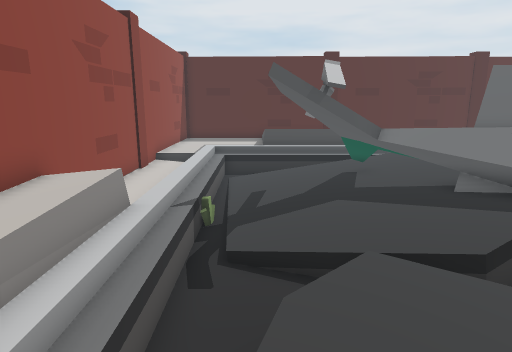
[1] (above)

15 first-person views from a walk through a Unity game level. The camera is 1.3 m above the floor, tilts 12° down and sees 75° across. The floor is counted in squares, 0.5 m on a side. Each view is taken from the middle of a square. On the plan, view 1 faces up. The plan holds only what a view shows up to about 20 squares ahead; the rest is blank. The place goes on beyond the plan. The player is left out.

[2]
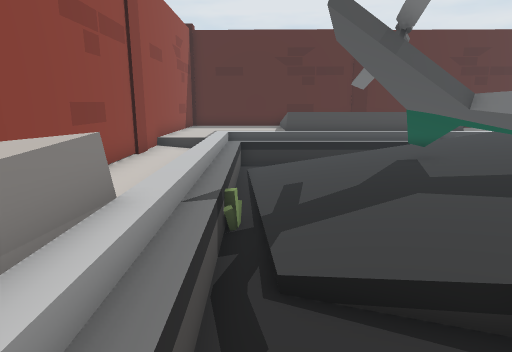

[3]
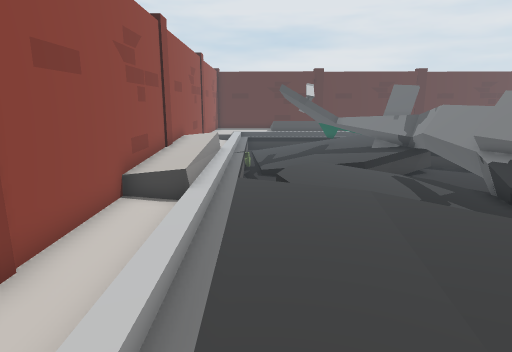

[4]
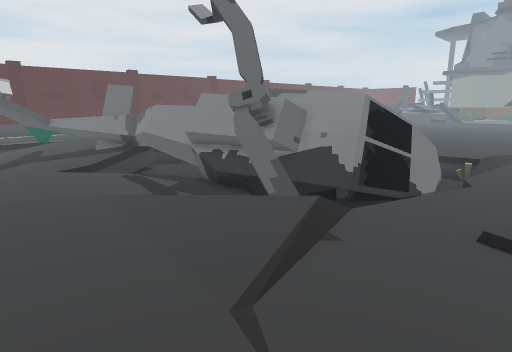

[5]
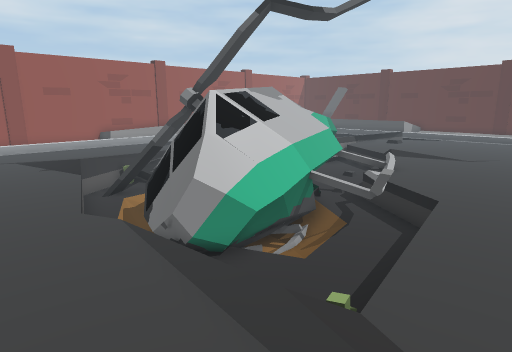

[6]
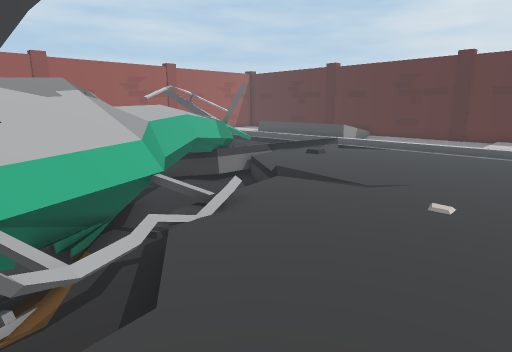

[7]
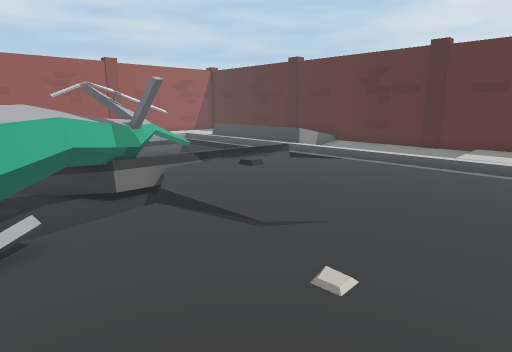

[8]
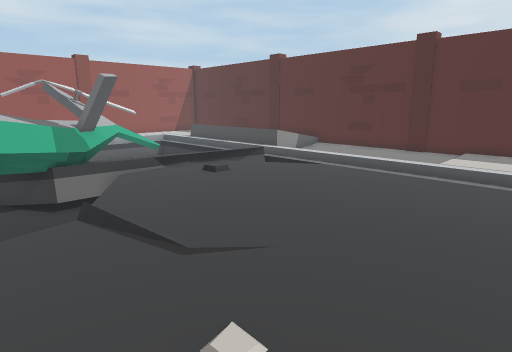

[9]
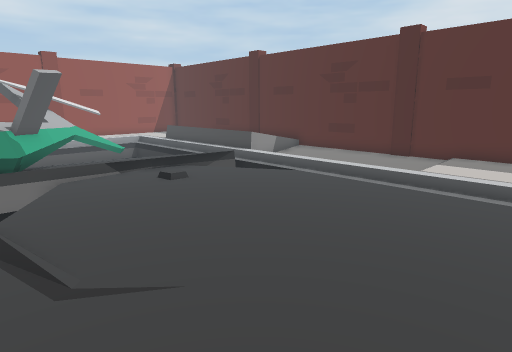

[10]
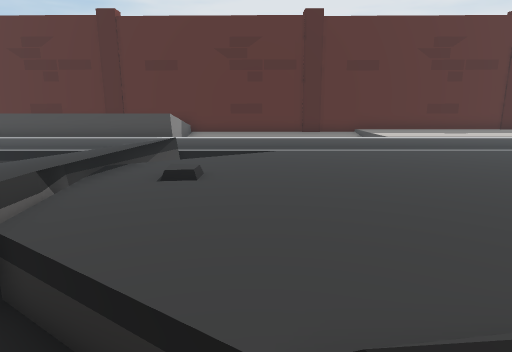

[11]
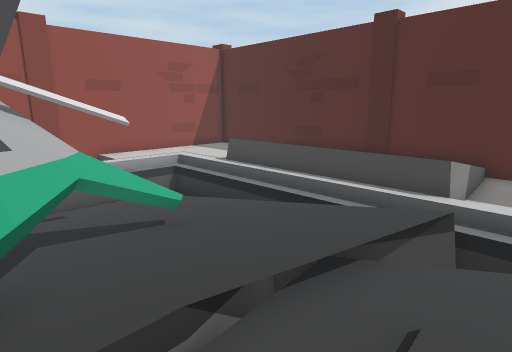

[12]
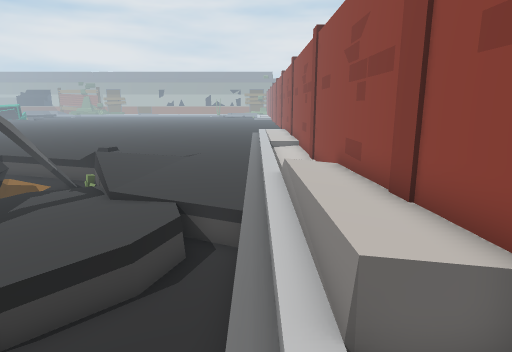

[13]
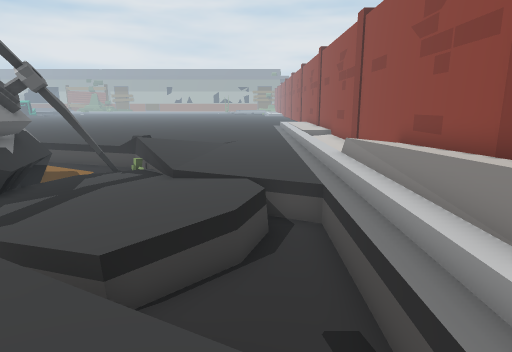

[14]
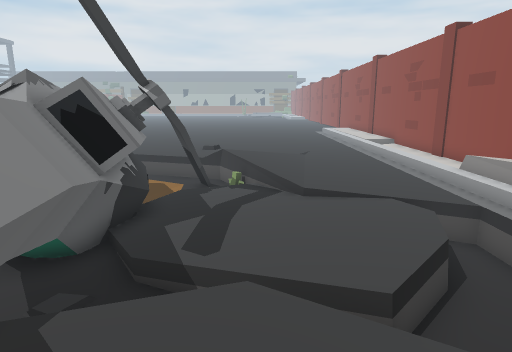

[15]
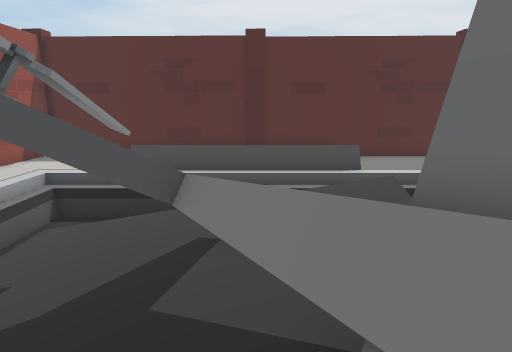

### Floor plan
Key: @ floor where view 1 was taken; # wall or solid block; x gap in a wall; . main floor; : floor 0.25 m higher than the main floor; - floor 0.25 m lower than the main floor; + floor 0.5 m higher than the main floor; _ floor 0.5 m lower than the main floor; / step, stairs or slope; = window, fence, low wall or low ledge; ^ raised ledge; v drop or lower ground; O other object.
Columns run from 5 left of view 1 to 21 right of it. Each row starts with its distance up from view 1.
 23 ###########################
 22 #:::::        ........:::::
 21 #:::::        /.......:::::
 20 #:::::        /.      .::::
 19 #::::://///////////////::::
 18 #::.///////.....//.........
 17 #::/____////.:=_//........
 16 #::/__---....:=/..........
 15 #./.__---....:/...........
 14 #./._---//...:............
 13 #./._--#-O..::.............
 12 #./._--vv =.:/.............
 11 #./._-OO##^=##.............
 10 #./._----.=^##/............
  9 #.///---..==^#_/...........
  8 #.///--#....=##__/ ........
  7 #+/._//-....=##___/........
  6 #+//___//.==###___/.......
  5 #+//__/../__####___........
  4 #+//__...--/=####__:.......
  3 #+//_....---=###^x=:.......
  2 #+////..----#####^#^.......
  1 #+/../..----#####^^==/....
  0 #+/..@./----##   ##^==/..
 -1 #:/...../---##   ###==_..
 -2 #./....../-#####  ##/==.. .
 -3 #./......=/=#=##  ##/__/.
 -4 #./......:===#######=__/...
 -5 #./......:==_ =#####___/...
 -6 #./......:/=/__ #===___/...
 -7 #./...........//_//////:.
 -8 #./.....................
 -9 #./....................
-10 #./........  ..... ...   .

Positions as (right, up) in squares from view 1, and headings:
1: (0, 0), facing up
2: (-1, 3), facing up
3: (-1, -10), facing up
4: (-1, -10), facing up-right
5: (20, -10), facing up-left
6: (21, -2), facing up-left
7: (21, 3), facing up-left
8: (21, 5), facing up-left
9: (21, 7), facing up-left
10: (12, 6), facing up
11: (11, 10), facing up-left
12: (-2, 10), facing down
13: (0, 10), facing down
14: (4, 10), facing down
15: (5, 7), facing up
